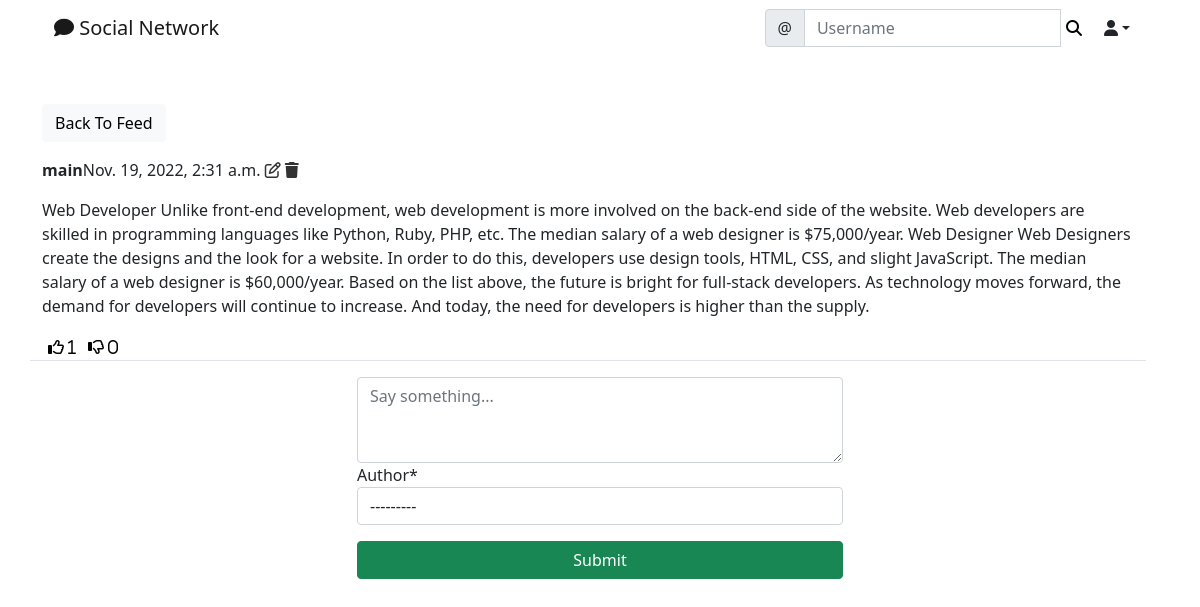
Page /social/post/14 (signed in) on the earlier database version.
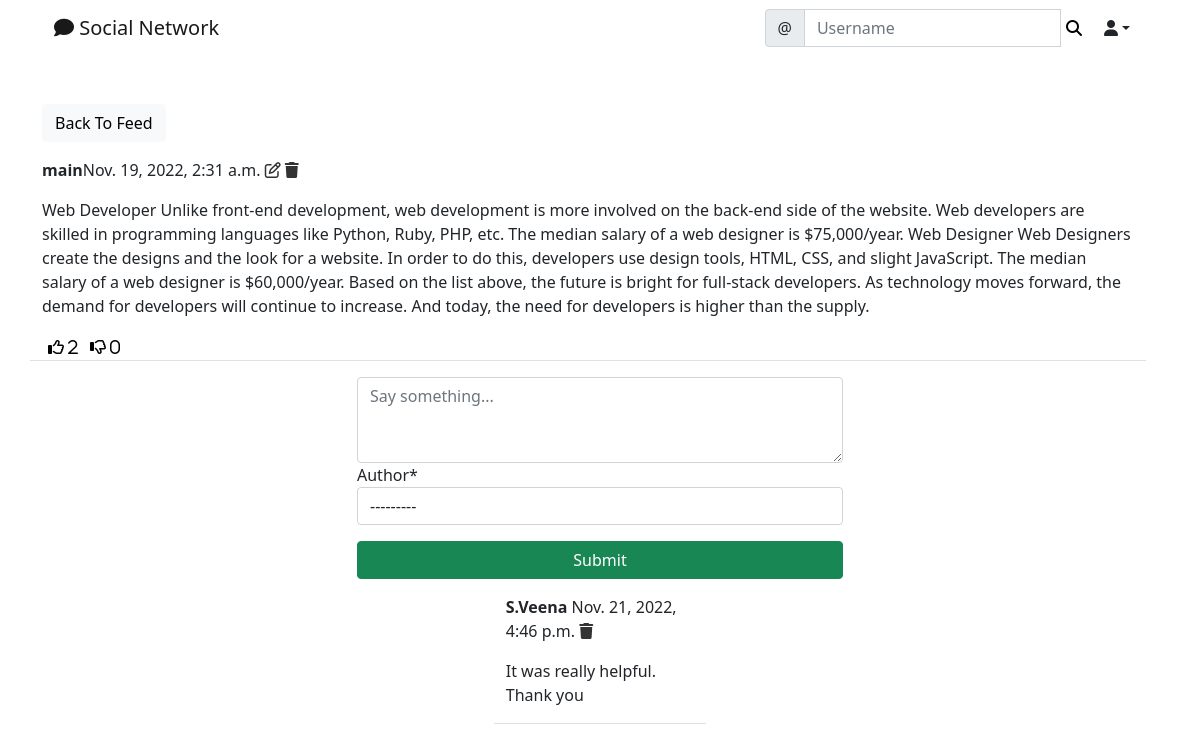
Same page on the later database version.
### social/models.py (models this page shows)
class Post(models.Model):
    body= models.TextField()
    created_on = models.DateTimeField(default=timezone.now)
    author = models.ForeignKey(User, on_delete=models.CASCADE)
    likes = models.ManyToManyField(User, blank=True, related_name='likes')
    dislikes = models.ManyToManyField(User, blank=True, related_name='dislikes')

class Comment(models.Model):
    comment= models.TextField()
    created_on = models.DateTimeField(default=timezone.now)
    author = models.ForeignKey(User, on_delete=models.CASCADE)
    post = models.ForeignKey(Post ,on_delete=models.CASCADE)

### social/views.py (the view, shortened to what this page needs)
# urls.py: path('post/<int:pk>',PostDetailView.as_view(),name='post-detail'),
class PostDetailView(LoginRequiredMixin,View):
    @csrf_exempt
    def get(self, request, pk, *args, **kwargs):
        post = Post.objects.get(pk=pk)
        form = CommentForm()
        comments= Comment.objects.filter(post=post).order_by('created_on')
        context={
            'post':post,
            'form':form,
            'comments':comments
        }
        return render(request, 'social/post_details.html',context)

### social/forms.py
class CommentForm(forms.ModelForm):
    comment = forms.CharField(
        label='',
        widget=forms.Textarea(attrs={
            'rows':'3',
            'placeholder':'Say something...'
        })
    )
    class Meta:
        model = Comment
        fields = ['comment','author']

### social/templates/social/post_details.html (shortened to what this page needs)
{% extends 'landing/base.html' %}
{% load crispy_forms_tags %}
{% block content%}
<div class="container">
    <div class="row  mt-5">
        <div class="col-md-5 col-sm-6">
          <a href="{% url 'post-list' %}" class="btn btn-light">Back To Feed</a>
        </div>
    <div class="row justify-content-center mt-3">
        <div class="col-md-12 col-sm-12 border-bottom">
          <p>
            <strong>{{post.author}}</strong>{{post.created_on}}
            {% if request.user == post.author %}
              <a href="{% url 'post-edit' post.pk %}" style="color:#333;"><i class="far fa-edit"></i></a>
              <a href="{% url 'post-delete' post.pk %}" style="color:#333;"><i class="fas fa-trash"></i></a>
            {% endif %}
          </p>
          <p>{{post.body}}</p>
          <div class="d-flex flex-row ">
            <form action="{% url 'like' post.pk %}" method="POST">
              <button style="background-color: transparent; border:none; box-shadow:none;" type="submit">
              <i class="far fa-thumbs-up"> <span>{{ post.likes.all.count }}</span></i></button>
            </form>
            <form action="{% url 'dislike' post.pk %}" method="POST">
              <button style="background-color: transparent; border:none; box-shadow:none;" type="submit">
              <i class="far fa-thumbs-down"> <span>{{ post.dislikes.all.count }}</span></i></button>
            </form>
          </div>
        </div>
       </div>
   </div>
       </div>
       <div class="row justify-content-center mt-3 mb-5">
        <div class="col-md-5 col-sm-12">
         <form action="{% url 'post-detail' post.pk %}" method="POST">
            {{form | crispy}}
            <div class="d-grid gap-2">
                <button class="btn btn-success mt-3">Submit</button>
            </div>
            {% for comment in comments %}
            <div class="row justify-content-center mt-3">
              <div class="col-md-5 col-sm-12 border-bottom">
                <p>
                  <strong>{{comment.author}}</strong> {{comment.created_on}}
                  {% if request.user == post.author %}
                  <a href="{% url 'comment-delete' post.pk comment.pk %}" style="color:#333;"><i class="fas fa-trash"></i></a>
                {% endif %}
                </p>
                <p>{{comment.comment}}</p>
              </div>
             </div>
             {% endfor %}
         </div>
        </div>
{% endblock content %}

### landing/templates/landing/base.html (shortened to what this page needs)
<!doctype html>
<html lang="en">
  <head>
    <link href="https://cdn.jsdelivr.net/npm/bootstrap@5.0.2/dist/css/bootstrap.min.css" rel="stylesheet">
  </head>
  <body>
    {% include 'landing/navbar.html' %}
    {% block content %}
    {% endblock content %}
  </body>
</html>

### landing/templates/landing/navbar.html (shortened to what this page needs)
<div class="container">
<nav class="navbar navbar-expand-lg navbar-light">
    <div class="container-fluid">
    <a class="navbar-brand"
    {% if user.is_authenticated %}
    href="{% url 'post-list' %}"
    {% else %}
    href="{% url 'index' %}"
    {% endif %}
     > <i class="fas fa-comment"></i> Social Network</a>
      <div class="collapse navbar-collapse" id="navbarSupportedContent">
        <form class="d-flex"  method="GET" action="{% url 'profile-search'  %}">
            <div class="input-group">
                <span class="input-group-text" id="basic-addon1">@</span>
                <input type="text" class="form-control" placeholder="Username" aria-label="Username" aria-describedby="basic-addon1", name="query", value="{{request.GET.query}}">
                <button style="border:none; background-color:transparent; box-shadow:none" type="submit"><i class="fas fa-search"></i></button>
              </div>
          </form>
        {% if user.is_authenticated %}
        <div class="nav-item dropdown">
          <a class="nav-link dropdown-toggle text-dark" data-bs-toggle="dropdown" role="buton" aria-expanded="false"><i class="fas fa-user"></i></a>
        </div>
      {% endif %}
      </div>
    </div>
  </nav>
</div>

Differences in the rows shown:
computed for Post "main": likes.all.count "1" → "2"
added Comment: author "S.Veena", created_on "Nov. 21, 2022, 4:46 p.m.", comment "It was really helpful. Thank you"
